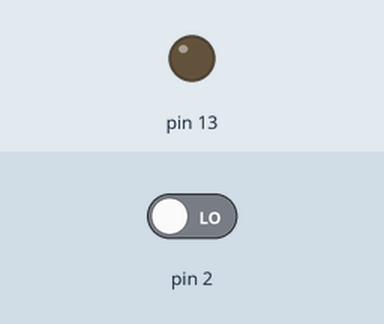
Recording of a sketch running on a simulated Arduino Uno, built with avr-gcc and run on an emulated ATmega328P. Shown: output pins drawn as LEDs (lit = HIGH). Inputs (shaded band) come from the test bench; at power-on: pin 2 LOW.

Above: at 1.2 s.
1.3 s: pin 2 driven HIGH
At 3.6 s:
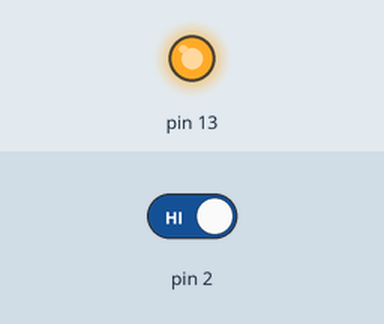
Timing chart, 0 to 5.1 s (numbered marks = the images above; inputs shaded):
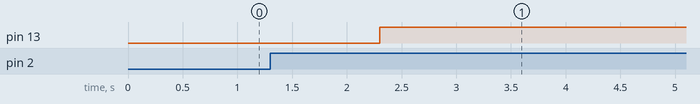

The sketch:

switch_with_led_v_cse1.ino
```cpp
// C++ code
//
/*
  Turn ON / OFF LED using Push Button
*/

int buttonstate = 0;

void setup()
{
  pinMode(2, INPUT);
  pinMode(13, OUTPUT);
}

void loop()
{
  // Initialize Button state with LOW or 0
  buttonstate = 0;
  // Read State of Pin number 2
  buttonstate = digitalRead(2);
  if (buttonstate == 1) {
    delay(1000); // Wait for 1000 millisecond(s)
    digitalWrite(13, HIGH);
    delay(5000); // Wait for 5000 millisecond(s)
  } else {
    digitalWrite(13, LOW);
  }
}
```

Measured:
- after the input at 1.3 s, pin 13: LOW → HIGH after 1.0 s
